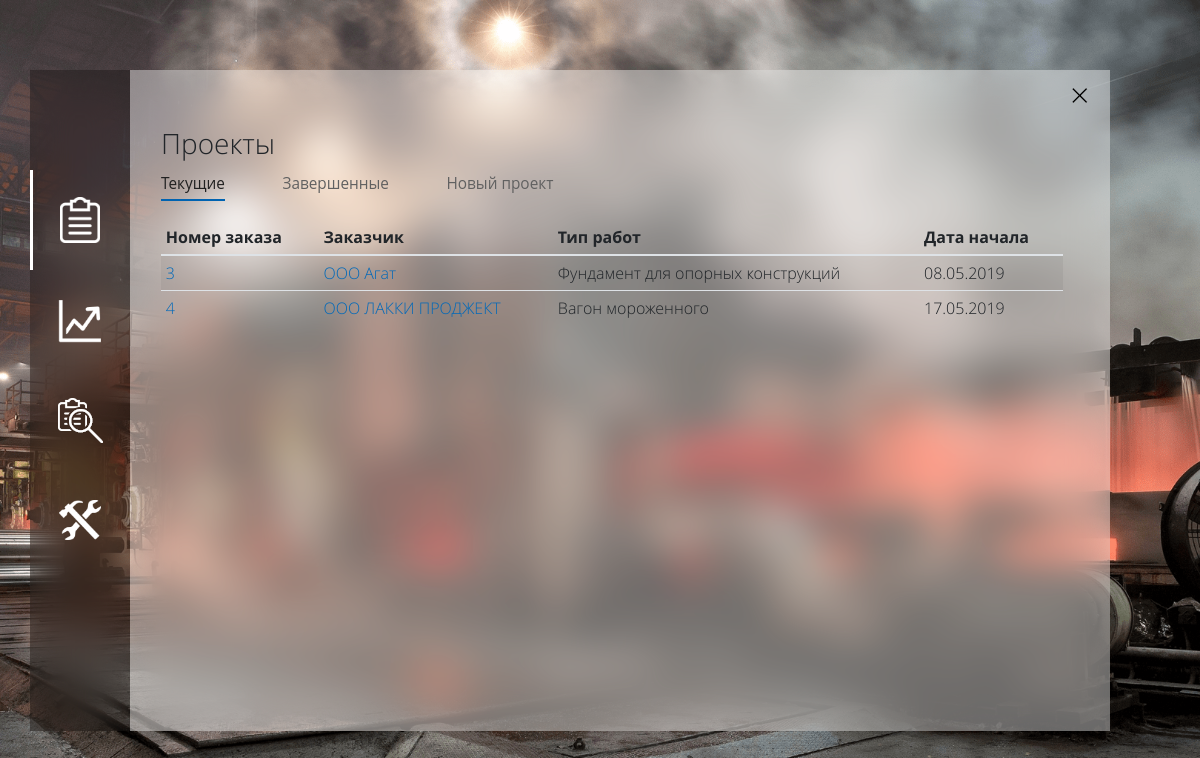
Screenshot of /gen_dir_projs.php (signed in) with the database file from the repository.
### tables this page shows
CREATE TABLE `projects` (
  `Proj_id` int(3) NOT NULL,
  `Stat_1` tinyint(1) NOT NULL DEFAULT '0',
  `Comments` text NOT NULL,
  `Stat_2` tinyint(1) NOT NULL DEFAULT '0',
  `Cust_id` int(3) NOT NULL,
  `Work_id` int(3) NOT NULL,
  `Dep_id` int(2) NOT NULL DEFAULT '2',
  `Start_date` date DEFAULT NULL,
  `End_date` date DEFAULT NULL
);

CREATE TABLE `customers` (
  `Cust_id` int(3) NOT NULL,
  `Cust_name` varchar(50) NOT NULL,
  `Cust_tel` varchar(25) NOT NULL,
  `Comments` text NOT NULL,
  `Cont_cust_name` text NOT NULL,
  `E_mail` varchar(50) NOT NULL,
  `Kpp` bigint(50) NOT NULL,
  `OGRN` bigint(50) NOT NULL,
  `Check_acc` bigint(50) NOT NULL,
  `ITN` bigint(50) NOT NULL,
  `Cust_address` text NOT NULL
);

CREATE TABLE `dir_of_works` (
  `Work_id` int(3) NOT NULL,
  `Work_name` text NOT NULL
);

### gen_dir_projs.php (the view, shortened to what this page needs)
<?php
$err = 0;
?>
<!DOCTYPE html>
<html lang="ru">
<head>
  <link rel="stylesheet" href="./css/bootstrap.min.css">
  <link rel="stylesheet" href="./css/fluent.css">
  <link rel="stylesheet" href="./css/micon.min.css">
</head>
<body>
<div style="height: 100%; width: 100%; left: 0; top: 0; position: fixed; display: flex; align-items: center; align-content: center; justify-content: center;">
  <div class="container">
    <div class="row justify-content-md-center" style="width:1080px;">
      <div class="col-fluid" >
        <div class="side-bar" style="width: 100px; height:661px;">
          <div class="row-fluid">
            <div class="col text-center nopadding">
              <img src="img/space_sb.png" class="img">
            </div>
          </div>
          <div class="row-fluid">
            <div class="col text-center nopadding">
				<img src="img/proj_sb_a.png" class="img">
            </div>
          </div>
          <div class="row-fluid">
            <div class="col text-center nopadding">
              <a href="gen_dir_effect"><img src="img/effect_sb.png" class="img" title="Эффективность"></a>
            </div>
          </div>
		  <div class="row-fluid">
            <div class="col text-center nopadding">
              <a href="gen_dir_stat"><img src="img/gen_dir_stat_sb.png" class="img" title="Статистика"></a>
            </div>
          </div>
		  <div class="row-fluid">
            <div class="col text-center nopadding">
            <a href="gen_dir_equip"><img src="img/equip_sb.png" class="img" title="Оборудование"></a>
            </div>
          </div>
        </div>
      </div>
      <div class="col-fluid">
        <div class="main-w" style="width: 980px; height:661px;">
          <div class="row-fluid">
            <div class="col text-right nopadding" >
				<button class="exit" type="button" data-target="#exampleModal2" data-toggle="modal" style="border: none;">
					<img src="img/exit-b.png" class="img">
				</button>
            </div>
          </div>
          <div class="row-fluid ml-3 ">
            <div class="col">
              <p class="sh1 mb-1">Проекты</p>
            </div>
          </div>
<div class="row-fluid ml-3 ">
<div class="col-md-12 ">
                <ul class="nav nav-tabs fluent-tabs" id="myTab" role="tablist" >
                  <li class="nav-item">
					<?
					if($err)
						echo "<a class='nav-link' id='home-tab' role='tab' aria-selected='false' aria-controls='home' href='#home' data-toggle='tab'><small>Текущие</small></a>";
					else
						echo "<a class='nav-link active show' id='home-tab' role='tab' aria-selected='true' aria-controls='home' href='#home' data-toggle='tab'><small>Текущие</small></a>"?>
                  </li>
                  <li class="nav-item">
                    <a class="nav-link" id="finished-tab" role="tab" aria-selected="false" aria-controls="finished" href="#finished" data-toggle="tab"><small>Завершенные</small></a>
                  </li>
                  <li class="nav-item">
				  <?
					if($err)
						echo "<a class='nav-link active show' id='new-tab' role='tab' aria-selected='true' aria-controls='new' href='#new' data-toggle='tab'><small>Новый проект</small></a>";
					else
						echo "<a class='nav-link ' id='new-tab' role='tab' aria-selected='false' aria-controls='new' href='#new' data-toggle='tab'><small>Новый проект</small></a>"?>
                  </li>
                </ul>
                <div class="tab-content" id="myTabContent" >
                  <div class="tab-pane fade <?if($err)echo ""; else echo "active show";?>" id="home" role="tabpanel" aria-labelledby="home-tab" >
					<div class="row-fluid mr-3">
					<div class="col nopadding">
					  <div class="table-responsive table-wrapper-scroll-y my-custom-scrollbar pr-3">
						  <table class="table table-hover table-striped table-sm" style="overflow: auto">
							<thead>
							   <tr>
								 <th scope="col"   style="vertical-align: top;">Номер заказа</th>
								 <th scope="col"   style="vertical-align: top;">Заказчик</th>
								 <th scope="col"   style="vertical-align: top;">Тип работ</th>
								 <th scope="col"   style="vertical-align: top;">Дата начала</th>
							   </tr>
							 </thead>
							 <tbody>
<?php
if(!$link = mysqli_connect("localhost", "mysql", "mysql", "omima_stal"))
{
	echo "Нет соединения с сервером";
	die();
}
$QUERY ="SELECT
    projects.Proj_id,
    customers.Cust_name,
    dir_of_works.Work_name,
    projects.Start_date,
	customers.Cust_id
FROM
    projects
LEFT JOIN dir_of_works ON projects.Work_id = Dir_of_works.Work_id
LEFT JOIN customers ON projects.Cust_id = customers.Cust_id
WHERE
	Stat_1='0';";
$result = mysqli_query($link, $QUERY) or die("Ошибка ".mysqli_error($link));
if($result)
{
	$rows = mysqli_num_rows($result);
	if ($rows==0) echo "<td  colspan='4'>Текущих проектов не найдено.</td>";
	else {
		for ($i = 0 ; $i < $rows ; ++$i)
		{
			echo "<tr>";
			$row = mysqli_fetch_row($result);
			echo "<td><a href='gen_dir_proj?n=".$row[0]."'>".$row[0]."</td>";
			echo "<td><a href='gen_dir_cust?n=".$row[4]."'>".$row[1]."</td>";
			echo "<td>".$row[2]."</td>";
			echo "<td>".date("d.m.Y",strtotime($row[3]))."</td>";
			echo "</tr>";
		}
	}
}
?>
							 </tbody>
						   </table>
						</div>
					  </div>
					</div>
                  </div>
                </div>
              </div>
</div>
        </div>
      </div>
    </div>
</div>
</div>
</body>
</html>

### gen_dir_projs.php (style rules this page uses)
body { background: url('img/bg.png') no-repeat center center fixed; -webkit-background-size: cover; -moz-background-size: cover; background-size: cover; -o-background-size: cover; overflow:hidden; min-height: 700px }
.side-bar { -webkit-backdrop-filter: blur(20px) saturate(125%); backdrop-filter: blur(20px) saturate(125%); background-color: rgba(0,0,0,.3); }
.main-w { -webkit-backdrop-filter: blur(20px) saturate(125%); backdrop-filter: blur(20px) saturate(125%); background-color: rgba(255,255,255,.4); }
.nopadding { padding: 0 !important; margin: 0 !important; }
.my-custom-scrollbar { position: relative; height: 500px; overflow: auto; }
.table-wrapper-scroll-y { display: block; }
.exit { background-color: rgba(255,255,255,.0); }

### rows the page displays
projects: Proj_id "3", Cust.Cust_name "ООО Агат", Work.Work_name "Фундамент для опорных конструкций", Start_date "08.05.2019"
projects: Proj_id "4", Cust.Cust_name "ООО ЛАККИ ПРОДЖЕКТ", Work.Work_name "Вагон мороженного", Start_date "17.05.2019"
